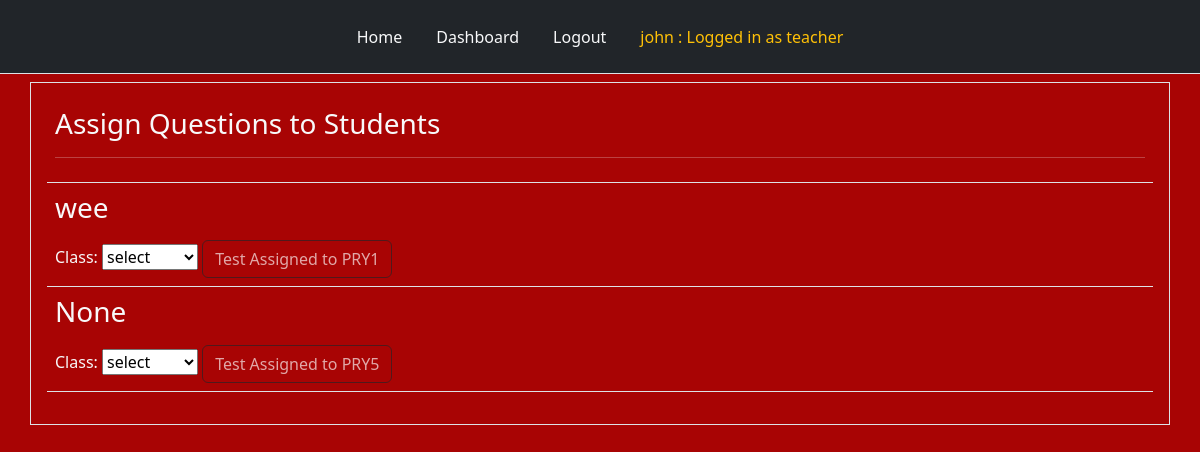
The page /assign_test (signed in) on the database its author committed.
### tables this page shows
CREATE TABLE users (
  id INTEGER PRIMARY KEY,
  name TEXT NOT NULL,
  fullname TEXT NOT NULL,
  password TEXT NOT NULL,
  role TEXT NOT NULL
);

CREATE TABLE "tests" (
  id INTEGER PRIMARY KEY,
  title TEXT NOT NULL,
  teacher_name TEXT NOT NULL,
  assigned_test INTEGER,
  assigned_klass TEXT NOT NULL,
  test_id INTEGER
);

### app.py (the view, shortened to what this page needs)
@app.route("/assign_test", methods=["POST", "GET"])
def assign_test():
    user = get_current_user()
    db = connect_to_DB()
    teacher_name = user[1]
    query = db.execute("SELECT * FROM tests WHERE teacher_name = ?", [teacher_name])
    tests = query.fetchall()
    return render_template("assign_test.html", user=user, tests=tests)

### app.py (called while the page is built)
@app.teardown_appcontext
def close_database(error):
    if hasattr(g, "app_database_db"):
        g.app_database_db.close()

def get_current_user():
    user_result = None
    if 'user' in session:
        user = session['user']
        db = getDatabase()
        student_cursor = db.execute("SELECT * FROM students WHERE name = ?", [user])
        student_result = student_cursor.fetchone()
        if student_result:
            user_result = student_result
        else:
            user_cursor = db.execute("SELECT * FROM users WHERE name = ?", [user])
            user_result = user_cursor.fetchone()
    return user_result

### database.py (called while the page is built)
def connect_to_DB():
    current_dir = os.path.dirname(os.path.abspath(__file__))
    db_file = os.path.join(current_dir, "app_database.db")
    sql = sqlite3.connect(db_file)
    sql.row_factory = sqlite3.Row
    return sql

def getDatabase():
    if not hasattr(g, "app_database_db"):
        g.app_database_db = connect_to_DB()
    return g.app_database_db

### templates/assign_test.html (shortened to what this page needs)
{% from "nav.html" import links %}
<!doctype html>
<html lang="en">
  <head>
    <link href="https://cdn.jsdelivr.net/npm/bootstrap@5.2.3/dist/css/bootstrap.min.css" rel="stylesheet">
    <link rel="stylesheet" type="text/css" href="{{ url_for('static', filename = 'style.css') }}"
  </head>
  <body>
    <div class="header mb-2">
        {{ links(user) }}
    </div>
    <div class="question container border text-light p-3">
      <table class="table table-hover text-light">
        <thead>
            <tr>
                <th scope="col">
                    <h3>Assign Questions to Students</h3>
                    <hr />
                </th>
            </tr>
        </thead>
        <tbody>
            {% for test in tests %}
            <tr class="text-light">
                <td>
                    <div class="d-grid gap-2">
                        <h3>{{ test.title }}</h3>
                        <form method="POST" action="{{ url_for('assign_test') }}">
                            <label for="klass">Class:</label>
                            <select name="klass" id="klass" class="custom-select">
                                <option value="select">select</option>
                            </select>
                            <button class="btn btn-outline-dark" type="submit" {% if test.assigned_test %}disabled{% endif %} style="color: white">
                                {% if test.assigned_test %}
                                Test Assigned to {{ test.assigned_klass }}
                                {% else %}
                                Assign
                                {% endif %}
                            </button>
                        </form>
                    </div>
                </td>
            </tr>
            {% endfor %}
        </tbody>
    </table>
    </div>
  </body>
</html>

### templates/nav.html (shortened to what this page needs)
{% macro links(user) %}
<ul class="nav nav-tabs p-3 bg-dark justify-content-center">
    <li class="nav-item">
        <a class="nav-link text-light" aria-current="page" href="/">Home</a>
    </li>
    {% if user %}
    <li class="nav-item">
        <a class="nav-link text-light" href="{{ url_for('dashboard') }}">Dashboard</a>
    </li>
    <li class="nav-item">
        <a class="nav-link text-light" href="{{ url_for('logout') }}">Logout</a>
    </li>
    {% endif %}
    {% if user %}
        <li class="nav-item">
            <a class="nav-link text-warning" href="{{ url_for('dashboard') }}">
                {{ user['name'] }} : Logged in as
                {% if user['klass'] in ["KG1", "KG2", "NUR1", "NUR2", "PRY1", "PRY2", "PRY3", "PRY4", "PRY5", "PRY6"] %}
                    student
                {% else %}
                    {{ user['role'] }}
                {% endif %}
            </a>
        </li>
    {% endif %}
</ul>
{% endmacro %}

### static/style.css (style rules this page uses)
body { background-color: rgb(168, 4, 4); }

### rows shown on the page
users: name "john", role "teacher"
tests: title "wee", assigned_klass "PRY1"
tests: title "None", assigned_klass "PRY5"
